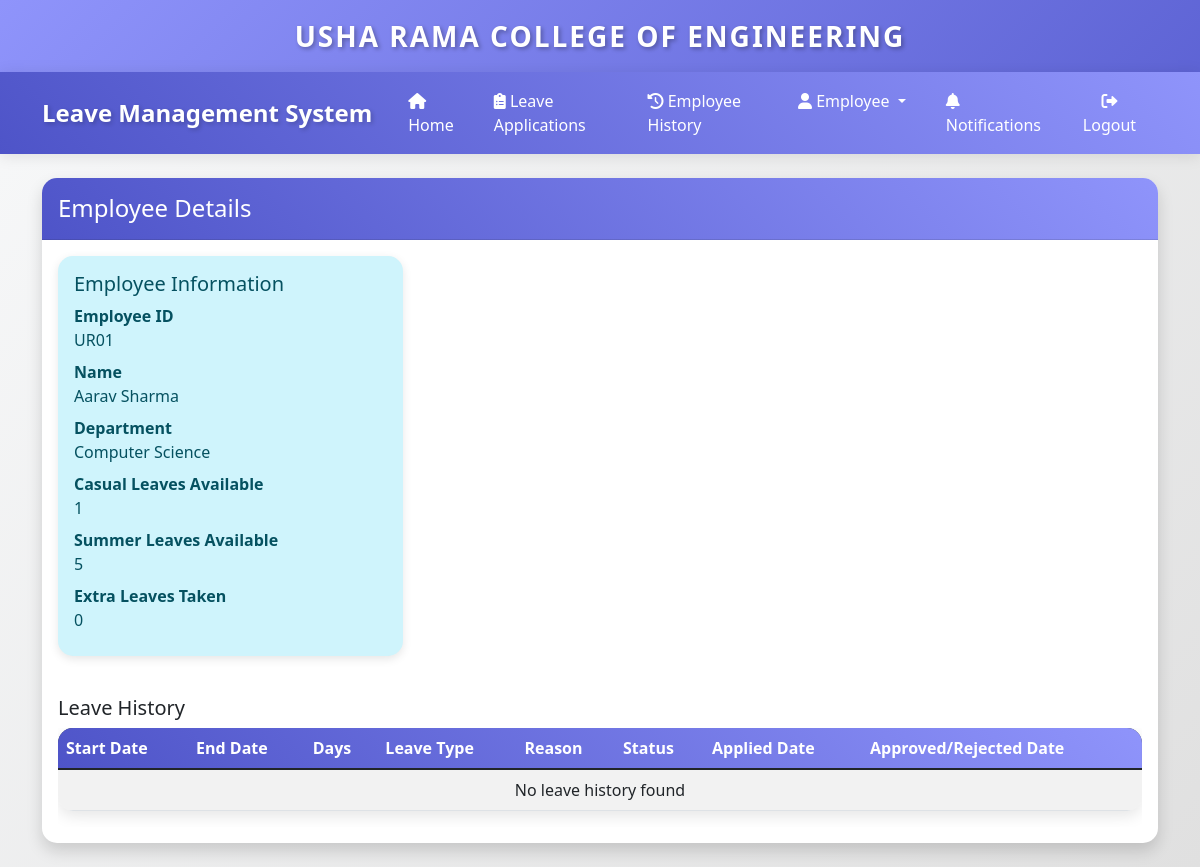
Screenshot of /employee-details/UR01/ (signed in) with the database file from the repository.
### leave_management/models.py (models this page shows, shortened)
class Employee(AbstractUser):
    DEPARTMENT_CHOICES = [
        ('CSE', 'Computer Science'),
        ('ECE', 'Electronics'),
        ('MECH', 'Mechanical'),
        ('CIVIL', 'Civil'),
    ]
    employee_id = models.CharField(max_length=20, unique=True, validators=[MinLengthValidator(1)])
    department = models.CharField(max_length=20, choices=DEPARTMENT_CHOICES)
    is_admin = models.BooleanField(default=False)
    casual_leaves_remaining = models.IntegerField(default=1)  # Start with 1 leave
    extra_leaves_taken = models.IntegerField(default=0)
    summer_leaves_remaining = models.IntegerField(default=5)  # Summer leaves for May
    last_leave_increment = models.DateField(default=timezone.now)  # Track last leave increment

### leave_management/views.py (the view, shortened to what this page needs)
# urls.py: path('employee-details/<str:employee_id>/', views.employee_leave_detail, name='employee_detail'),
@login_required
@user_passes_test(is_admin)
def employee_leave_detail(request, employee_id):
    employee = get_object_or_404(Employee, employee_id=employee_id)
    leave_requests = LeaveRequest.objects.filter(employee=employee).order_by('-created_at')
    leave_history = []
    context = {
        'employee': employee,
        'leave_history': leave_history,
        'casual_leaves_remaining': employee.casual_leaves_remaining,
        'summer_leaves_remaining': employee.summer_leaves_remaining,
        'extra_leaves_taken': max(0, employee.extra_leaves_taken)
    }
    return render(request, 'leave_management/employee_details.html', context)

### leave_management/views.py (called while the page is built)
def is_admin(user):
    return user.is_admin

### leave_management/templates/leave_management/employee_details.html
{% extends 'leave_management/base.html' %}
{% load static %}
{% block content %}
<div class="card shadow mb-4">
    <div class="card-header">
        <h4 class="mb-0">Employee Details</h4>
    </div>
    <div class="card-body">
        <div class="row">
            <div class="col-md-4">
                <div class="alert alert-info">
                    <h5 class="alert-heading">Employee Information</h5>
                    <dl class="mb-0">
                        <dt>Employee ID</dt>
                        <dd>{{ employee.employee_id }}</dd>
                        <dt>Name</dt>
                        <dd>{{ employee.get_full_name }}</dd>
                        <dt>Department</dt>
                        <dd>{{ employee.get_department_display }}</dd>
                        <dt>Casual Leaves Available</dt>
                        <dd>{{ casual_leaves_remaining }}</dd>
                        <dt>Summer Leaves Available</dt>
                        <dd>{{ summer_leaves_remaining }}</dd>
                        <dt>Extra Leaves Taken</dt>
                        <dd>{{ extra_leaves_taken }}</dd>
                    </dl>
                </div>
            </div>
        </div>
        <div class="row mt-4">
            <div class="col-12">
                <h5>Leave History</h5>
                <div class="table-responsive">
                    <table class="table table-striped table-hover">
                        <thead style="background-color: #343a40; color: white;">
                            <tr>
                                <th>Start Date</th>
                                <th>End Date</th>
                                <th>Days</th>
                                <th>Leave Type</th>
                                <th>Reason</th>
                                <th>Status</th>
                                <th>Applied Date</th>
                                <th>Approved/Rejected Date</th>
                            </tr>
                        </thead>
                        <tbody>
                            {% for leave in leave_history %}
                            <tr>
                                <td>{{ leave.start_date }}</td>
                                <td>{{ leave.end_date }}</td>
                                <td>{{ leave.number_of_days }}</td>
                                <td>{{ leave.type }}</td>
                                <td>{{ leave.reason }}</td>
                                <td>
                                    <span class="{% if leave.status == 'APPROVED' %}text-success{% elif leave.status == 'REJECTED' %}text-danger{% else %}text-warning{% endif %}">
                                        {{ leave.status }}
                                    </span>
                                </td>
                                <td>{{ leave.applied_date }}</td>
                                <td>{{ leave.approved_date }}</td>
                            </tr>
                            {% empty %}
                            <tr>
                                <td colspan="8" class="text-center">No leave history found</td>
                            </tr>
                            {% endfor %}
                        </tbody>
                    </table>
                </div>
            </div>
        </div>
    </div>
</div>
{% endblock %}

### leave_management/templates/leave_management/base.html (style rules this page uses)
:root { --primary-color: #4e54c8; --secondary-color: #8f94fb; --accent-color: #ff6b6b; --success-color: #2ecc71; --warning-color: #f1c40f; --danger-color: #e74c3c; --light-color: #f8f9fa; --dark-color: #2c3e50; }
body { background: linear-gradient(135deg, var(--light-color), #e0e0e0); min-height: 100vh; padding-top: 0; }
.card { border: none; border-radius: 15px; box-shadow: 0 5px 15px rgba(0, 0, 0, 0.1); transition: all 0.3s ease; background: white; margin-bottom: 1.5rem; }
.card-header { background: linear-gradient(45deg, var(--primary-color), var(--secondary-color)); color: white; border-radius: 15px 15px 0 0 !important; padding: 1rem; }
.alert { border-radius: 15px; border: none; box-shadow: 0 3px 10px rgba(0, 0, 0, 0.1); }
.table { background: white; border-radius: 15px; overflow: hidden; box-shadow: 0 5px 15px rgba(0, 0, 0, 0.1); }
.table thead { background: linear-gradient(45deg, var(--primary-color), var(--secondary-color)); color: white; }
.card { animation: fadeIn 0.8s ease-out; }

### rows the page displays
Employee: employee_id "UR01", get_full_name "Aarav Sharma", department "Computer Science"

### other values shown
{{ casual_leaves_remaining }} "1"
{{ summer_leaves_remaining }} "5"
{{ extra_leaves_taken }} "0"
